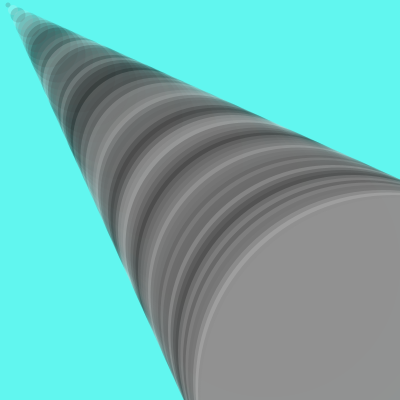
Frame 1 (no input)
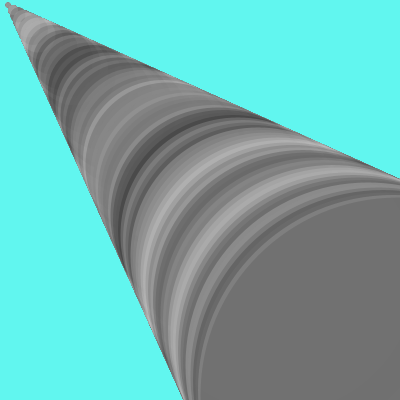
Frame 60 (the mouse pressed at the canvas centre just before this capture)
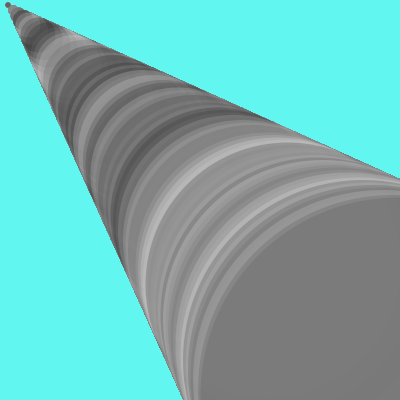
Frame 120 (the mouse held since frame 60 and released just before this capture)

The Processing sketch that drew these frames (run headless with seeded random() and noise(); from frame 60 on, the mouse is pressed at the canvas centre):

// Processing sketch: processing_60228
// ── processing_60228.pde

//HW 8 While Loops
//Daniel C Lee, Copyright 2012

void setup()
{
 size(400, 400);
 background(97,246,239);
 smooth();
 noStroke(); 
 frameRate(15); 
}

void draw()
{
 drawCircles(); 
}

void drawCircles()
{
 int x = 0;

 while (x < width)
 {
  fill(random (255), 50);
  ellipse (x+3, x , x, x);
  x = x + 5;
 } 
}
